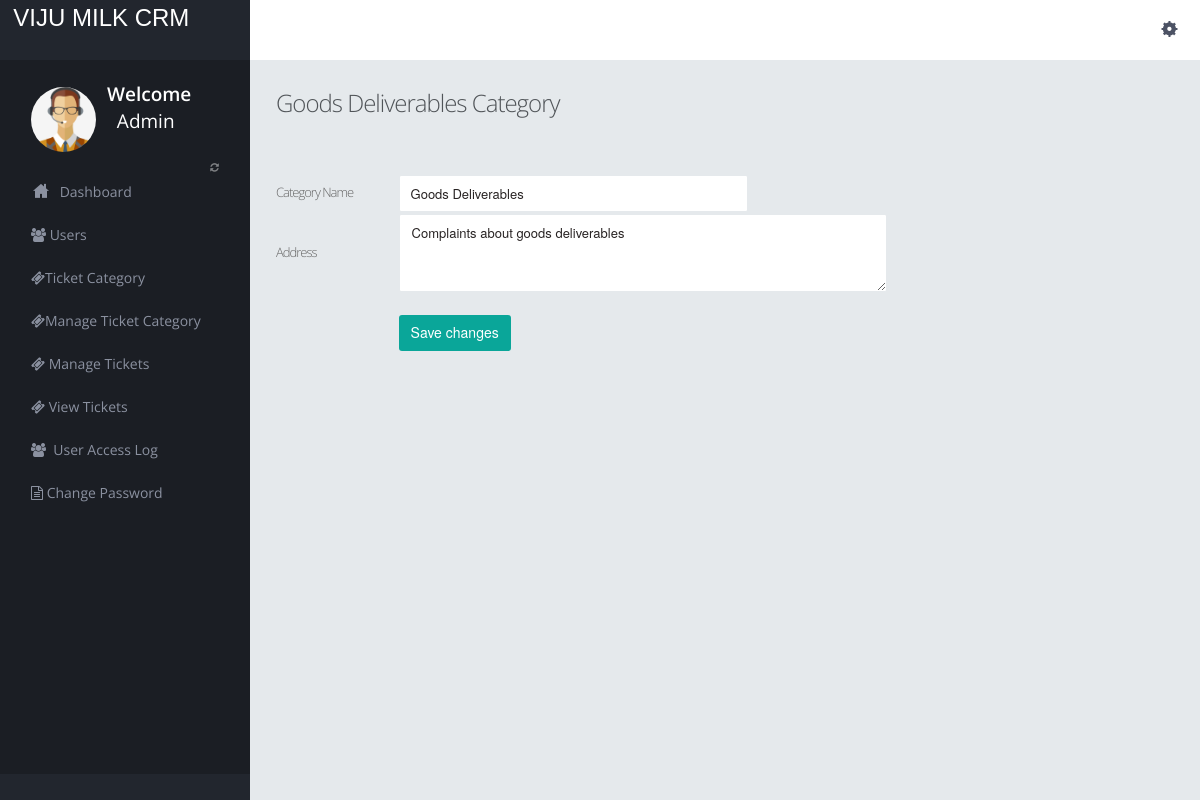
Page /admin/edit-ticket-category.php?id=1 (signed in) on the committed database.
### tables this page shows
CREATE TABLE `ticket_category` (
  `Id` int(10) NOT NULL,
  `categoryName` varchar(255) NOT NULL,
  `description` varchar(255) NOT NULL,
  `dateCreated` varchar(255) NOT NULL
);

### admin/edit-ticket-category.php (the view, shortened to what this page needs)
<?php
include("dbconnection.php");
?>
<!DOCTYPE html>
<html>
<head>
<link href="assets/plugins/pace/pace-theme-flash.css" rel="stylesheet" type="text/css" media="screen"/>
<link href="assets/plugins/boostrapv3/css/bootstrap.min.css" rel="stylesheet" type="text/css"/>
<link href="assets/plugins/boostrapv3/css/bootstrap-theme.min.css" rel="stylesheet" type="text/css"/>
<link href="assets/plugins/font-awesome/css/font-awesome.css" rel="stylesheet" type="text/css"/>
<link href="assets/css/animate.min.css" rel="stylesheet" type="text/css"/>
<link href="assets/plugins/jquery-scrollbar/jquery.scrollbar.css" rel="stylesheet" type="text/css"/>
<link href="assets/css/style.css" rel="stylesheet" type="text/css"/>
<link href="assets/css/responsive.css" rel="stylesheet" type="text/css"/>
<link href="assets/css/custom-icon-set.css" rel="stylesheet" type="text/css"/>
</head>
<body class="">
<?php include("header.php");?>
<div class="page-container row-fluid">
	<?php include("leftbar.php");?>
  </div>
  </div>
   <div class="footer-widget">
  </div>
  <div class="page-content">
    <div class="content">
		<div class="page-title">
         <?php $rt=mysqli_query($con,"select * from ticket_category where Id='".$_GET['id']."'");
			  while($rw=mysqli_fetch_array($rt))
			  {?>
			<h3><?php echo $rw['categoryName'];?> Category</h3>
                        <form name="muser" method="post" action="" enctype="multipart/form-data">
                     <table width="100%" border="0">
  <tr>
    <td height="42">Category Name</td>
    <td><input type="text" name="categoryName" id="categoryName" style="width:45%" value="<?php echo $rw['categoryName'];?>" class="form-control"></td>
  </tr>
  <tr>
    <td height="42">Address</td>
    <td><textarea name="description" cols="64" rows="4"><?php echo $rw['description'];?></textarea></td>
  </tr>
  <tr>
    <td>&nbsp;</td>
    <br>
    <td></td>
  </tr>
  <tr>
    <td>&nbsp;</td>
    <br>
    <td height="42">
                          <button type="submit" name="update" class="btn btn-primary">Save changes</button></td>
  </tr>
  <tr>
    <td>&nbsp;</td>
    <td>&nbsp;</td>
  </tr>
</table>
<?php } ?>
</form>
</div>
  </div>
  </div>
</div>
</body>
</html>

### admin/assets/css/responsive.css (style rules this page uses)
@media (min-width: 980px) { .page-content { margin-left: 250px; min-height: 100%; } }

### rows in the picture
ticket_category: categoryName "Goods Deliverables", description "Complaints about goods deliverables"
